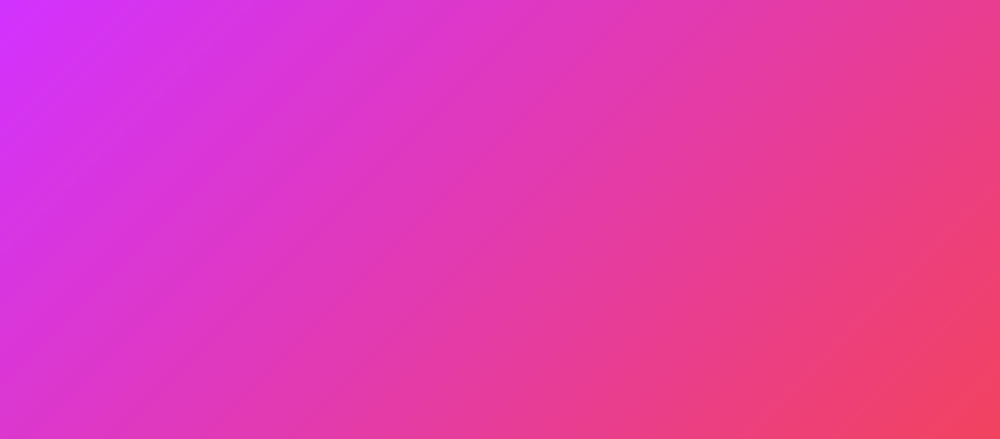
#> input picture data/app_background_image.png, 1000 x 439 px, shrunk from 4920 x 2160 before the run
$ python 'next_scr copy2.py'
#> lines starting #> are read from the running program, lines starting #| are printed output that depends on the picture
# "data/app_background_image.png"
# "result/next_result.png"
# 'data/fonts/Archangelsk.ttf'

from PIL import Image, ImageDraw, ImageFont

# Открытие фонового изображения
background_image = Image.open("data/app_background_image.png")
#> background_image is the input picture: PIL image 1000x439 RGBA; mean R, G, B, A 226.2, 58.3, 175.2, 255

# Создание объекта ImageDraw для рисования на изображении
draw = ImageDraw.Draw(background_image)

# Задание параметров шрифта
font_size = int(background_image.width * 0.1)  # Пример: размер шрифта 10% от ширины изображения
#> font_size = 100
font = ImageFont.truetype("data/fonts/Archangelsk.ttf", font_size)

# Задание текста и координат для первой строки (заголовка)
title_text = "Заголовок"
title_x = background_image.width // 2
#> title_x = 500
title_y = background_image.height // 2 - font_size  # Пример: вертикальное смещение на половину размера шрифта
#> title_y = 119

# Задание текста и координат для второй строки
subtitle_text = "Подзаголовок"
subtitle_x = background_image.width // 2
#> subtitle_x = 500
subtitle_y = background_image.height // 2 + font_size  # Пример: вертикальное смещение на половину размера шрифта
#> subtitle_y = 319

# Рисование текста на изображении
draw.text((title_x/2, title_y/2), title_text, fill="white", font=font, align='center')  # Заголовок
draw.text((subtitle_x/2, subtitle_y/2), subtitle_text, fill="white", font=font, align='left')  # Подзаголовок

# Сохранение изображения
background_image.save("result/next_result3.png")
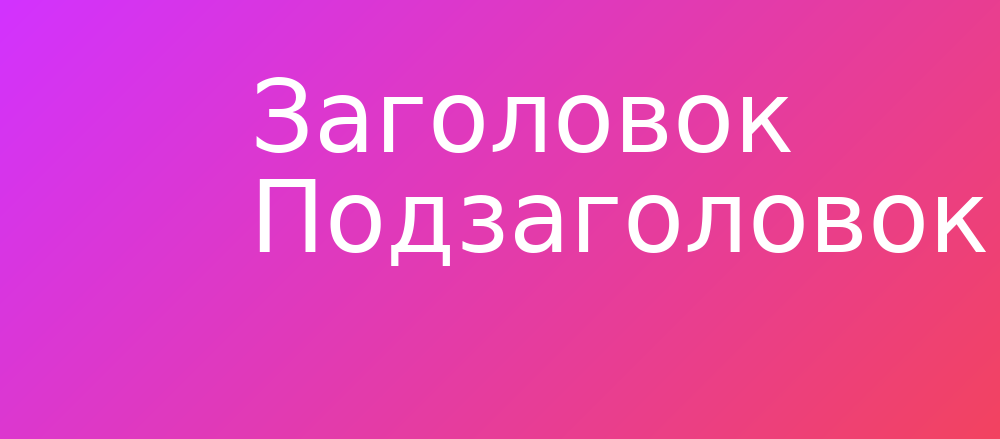
#> saved as next_result3.png: PIL image 1000x439 RGBA; mean R, G, B, A 227.9, 70.2, 180.2, 255
